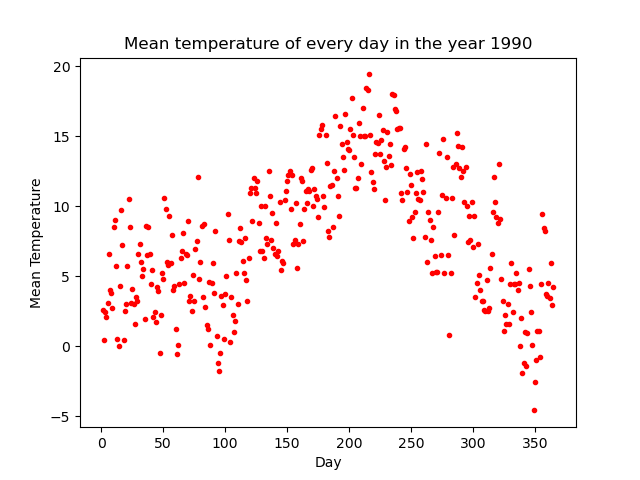

The script that saved this image:
# Eine Temperaturkurve für ein beliebiges Jahr soll erstellt werden, vorzugsweise als Punktdiagramm

import numpy as np
from matplotlib import pyplot as plt

#source: https://www.kaggle.com/datasets/emmanuelfwerr/london-weather-data
d = np.genfromtxt('/home/[user]/5BHWII/INFI_Informations_Systeme/Uebung_2_lab_report/data/london weather.csv', delimiter=",", skip_header=1 )

print("Welches Jahr soll dargestellt werden?")
year_input = int(input())

plt.title("Mean temperature of every day in the year " + str(year_input))
plt.xlabel("Day")
plt.ylabel("Mean Temperature")
day = 0
# mean temperature of every day in the year in a point diagram
for i in range(1, len(d)):
    year = (d[i,0] % 100000000 / 10000).astype('i')
    if year == year_input:
        day = day + 1
        mean_temp = d[i, 6]
        print("Day:", day, "Mean Temp:", mean_temp)
        plt.plot(day, mean_temp, "r.")

plt.savefig("A_1_2.png")
plt.show()

    